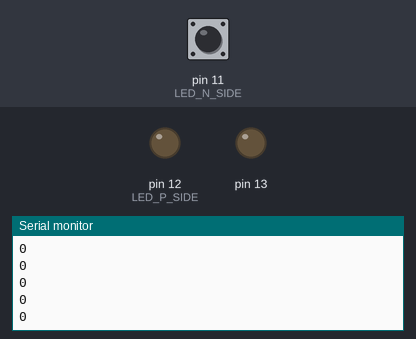
This sketch was run on a simulated Arduino Uno, built with avr-gcc and run on an emulated ATmega328P. On the bench: output pins drawn as LEDs (lit = HIGH), the last lines printed to the serial monitor. The inputs (shaded band) are chosen by the test bench; at power-on: pin 11 (LED_N_SIDE) HIGH.

Above: at 1.2 s.
1.3 s: pin 11 (LED_N_SIDE) driven LOW
At 1.39 s:
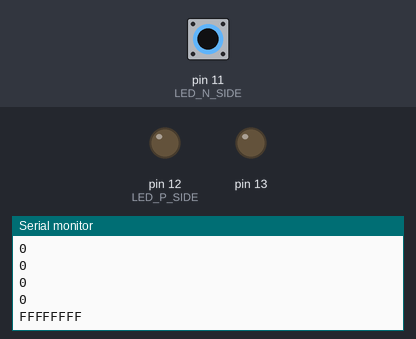
5.3 s: pin 11 (LED_N_SIDE) pulsed HIGH 5 times (0.12 s each, 0.3 s apart)
At 5.5 s:
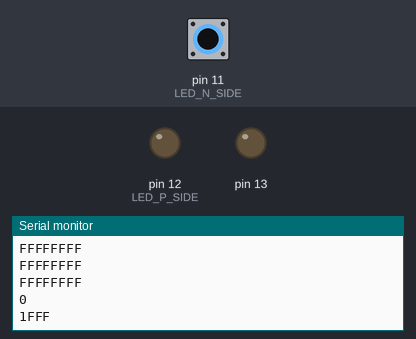

Measured:
- after the input at 1.3 s, the serial monitor: prints a new line after 0.09 s (image 1)
- after the input at 5.3 s, the serial monitor: prints a new line after 0.09 s (image 2)

The sketch:

LEDsensing.ino
```cpp
//
// This example shows one way of using an LED as a light sensor.
// You will need to wire up your components as such:
//
//           + digital11
//           |
//           <
//           > 180 ohm resistor
//           <
//           |
//           |
//         -----
//          / \  LED, maybe a 5mm, clear plastic is good
//         -----
//           |
//           |
//           + digital12
//
// What we are going to do is apply a positive voltage at digital2 and
// a low voltage at digital3. This is backwards for the LED, current will
// not flow and light will not come out, but we will charge up the
// capacitance of the LED junction and the Arduino pin.
//
// Then we are going to disconnect the output drivers from digital2 and
// count how long it takes the stored charge to bleed off through the
// the LED. The brighter the light, the faster it will bleed away to
// digital3.
//
// Then just to be perverse we will display the brightness back on the
// same LED by turning it on for a millisecond. This happens more often
// with brighter lighting, so the LED is dim in a dim room and brighter
// in a bright room. Quite nice.
//
// (Though a nice idea, this implementation is flawed because the refresh
// rate gets too long in the dark and it flickers disturbingly.)
//
#define LED_N_SIDE 11
#define LED_P_SIDE 12

#define MAX_COUNT 180

void setup()
{
  pinMode(13,OUTPUT);
  digitalWrite(13,LOW);
  Serial.begin(9600);
}

void lightMode()
{
  // Turn the light on
  pinMode(LED_N_SIDE,OUTPUT);
  pinMode(LED_P_SIDE,OUTPUT);
  digitalWrite(LED_P_SIDE,HIGH);
  digitalWrite(LED_N_SIDE,LOW);
}

void sensorMode()
{
  // Apply reverse voltage, charge up the pin and led capacitance
  pinMode(LED_N_SIDE,OUTPUT);
  pinMode(LED_P_SIDE,OUTPUT);
  digitalWrite(LED_N_SIDE,HIGH);
  digitalWrite(LED_P_SIDE,LOW);

  // Isolate the pin 2 end of the diode
  pinMode(LED_N_SIDE,INPUT);
  digitalWrite(LED_N_SIDE,LOW);  // turn off internal pull-up resistor
}

boolean nonZero = true;
boolean isDark = true;
int count = 0;
int samples = 0;

void loop()
{
  /*
  if (nonZero)
  {
    lightMode();
    delay(5);
    sensorMode();
  }
  */

  sensorMode();

  //nonZero = true;
  isDark = true;
  for( byte j = 0; j < MAX_COUNT; j++ )
  {
    if ( digitalRead(LED_N_SIDE) == 0 )
    {
      //nonZero = false;
      isDark = false;
    }
  }

  /*
  if ( isDark )
  {
    digitalWrite(13,HIGH);
  }
  else
  {
    digitalWrite(13,LOW);
  }
  */
  samples = samples << 1;
  if ( ! isDark )
  {
    samples += 1;
  }
  count+=1;

  if( count > 16 )
  {
    Serial.print( samples, HEX );
    Serial.println("");
    count = 0;
    samples = 0;
  }


  delay(5);

  //unsigned int j;

  // Apply reverse voltage, charge up the pin and led capacitance
  //pinMode(LED_N_SIDE,OUTPUT);
  //pinMode(LED_P_SIDE,OUTPUT);
  //digitalWrite(LED_N_SIDE,HIGH);
  //digitalWrite(LED_P_SIDE,LOW);

  // Isolate the pin 2 end of the diode
  //pinMode(LED_N_SIDE,INPUT);
  //digitalWrite(LED_N_SIDE,LOW);  // turn off internal pull-up resistor

  // Count how long it takes the diode to bleed back down to a logic zero
  //Read the amount of Light coming into the LED sensor
  //long darkness=0;
  //int lightLevel=0;

  //while((digitalRead(LED_N_SIDE)!=0) && darkness < max_darkness){
  //   darkness++;
  //}

  //lightLevel=((max_darkness-darkness)+1)/80;
  //Serial.println(lightLevel);

  // You could use 'j' for something useful, but here we are just using the
  // delay of the counting.  In the dark it counts higher and takes longer,
  // increasing the portion of the loop where the LED is off compared to
  // the 1000 microseconds where we turn it on.

  // Turn the light on for 1000 microseconds
  //pinMode(LED_N_SIDE,OUTPUT);
  //pinMode(LED_P_SIDE,OUTPUT);
  //digitalWrite(LED_P_SIDE,HIGH);
  //digitalWrite(LED_N_SIDE,LOW);


  //delayMicroseconds(1000);
  // we could turn it off, but we know that is about to happen at the loop() start
}
```
